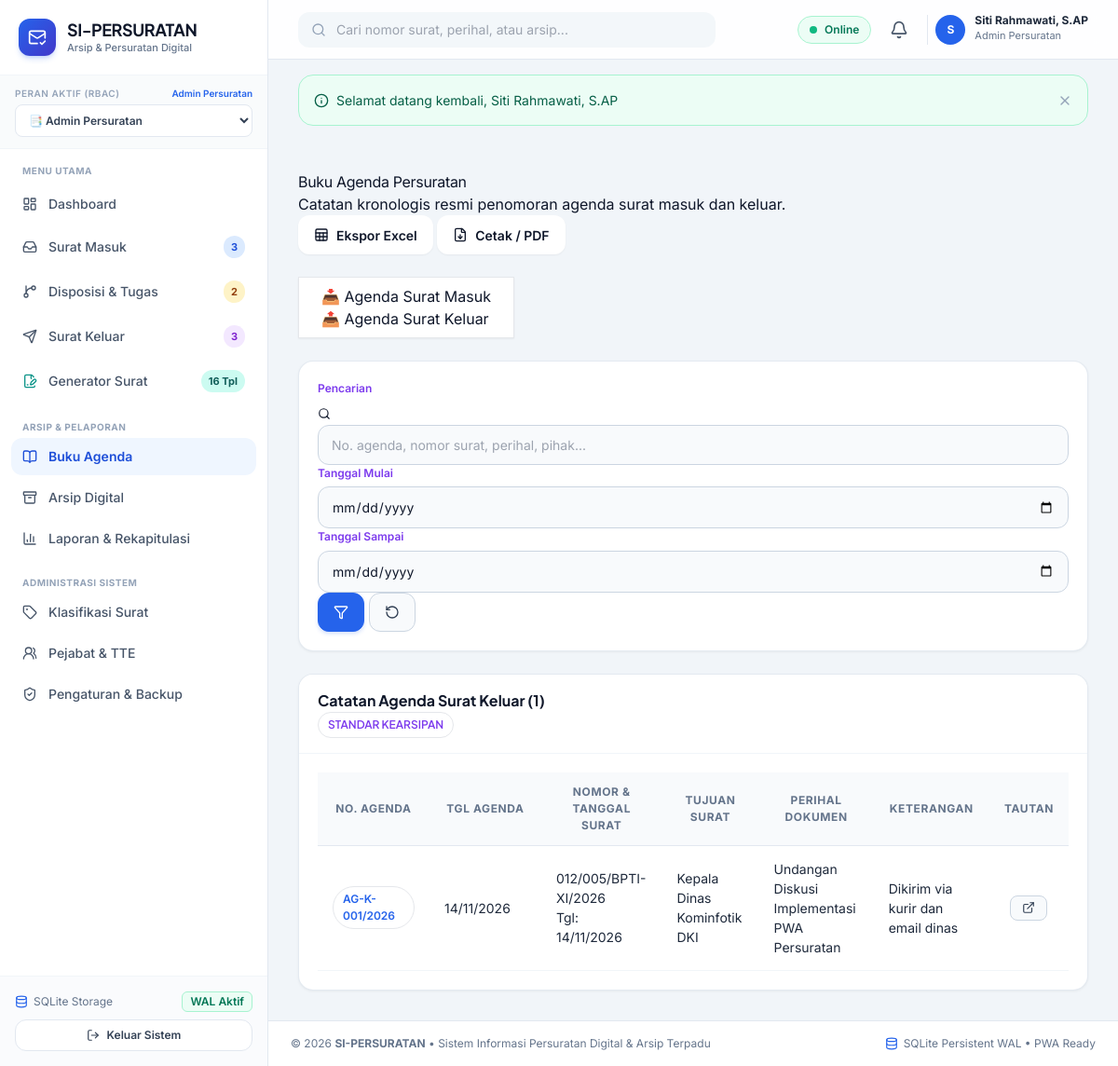
/public/agenda/index.php?jenis=keluar (signed in), run on an earlier commit of the app's database.
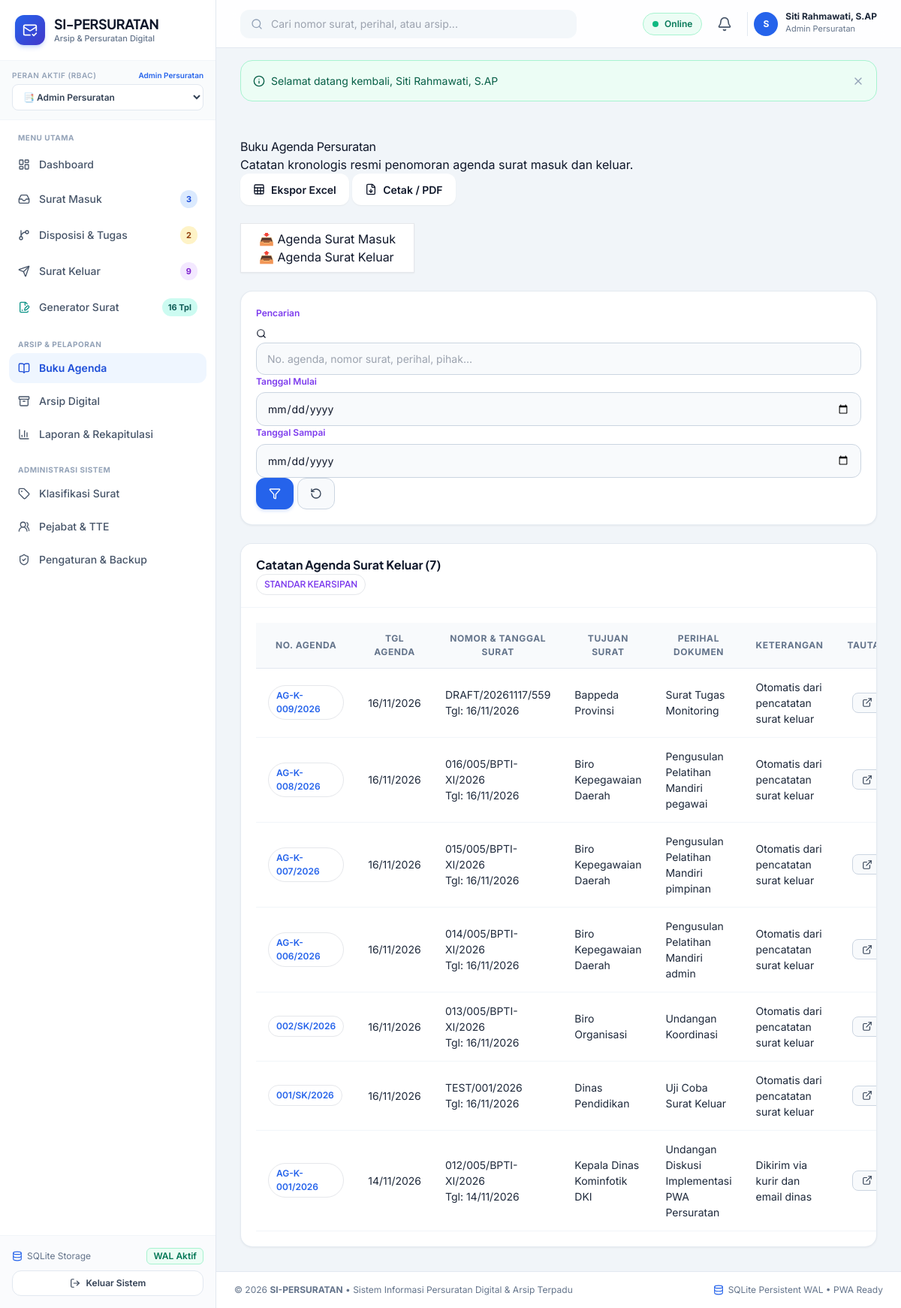
And on a later commit of the database.
### tables this page shows
CREATE TABLE users (
    id INTEGER PRIMARY KEY AUTOINCREMENT,
    username TEXT NOT NULL UNIQUE,
    email TEXT NOT NULL UNIQUE,
    password_hash TEXT NOT NULL,
    full_name TEXT NOT NULL,
    nip TEXT,
    jabatan TEXT,
    phone TEXT,
    role_id INTEGER NOT NULL,
    avatar TEXT,
    is_active INTEGER NOT NULL DEFAULT 1,
    created_at DATETIME DEFAULT CURRENT_TIMESTAMP,
    updated_at DATETIME DEFAULT CURRENT_TIMESTAMP,
    deleted_at DATETIME DEFAULT NULL,
    FOREIGN KEY (role_id) REFERENCES roles (id) ON DELETE RESTRICT
);

CREATE TABLE roles (
    id INTEGER PRIMARY KEY AUTOINCREMENT,
    name TEXT NOT NULL,
    slug TEXT NOT NULL UNIQUE,
    description TEXT,
    created_at DATETIME DEFAULT CURRENT_TIMESTAMP
);

CREATE TABLE agenda_surat (
    id INTEGER PRIMARY KEY AUTOINCREMENT,
    jenis TEXT NOT NULL, -- 'masuk', 'keluar'
    nomor_agenda TEXT NOT NULL,
    tanggal_agenda DATE NOT NULL,
    referensi_id INTEGER NOT NULL,
    nomor_surat TEXT NOT NULL,
    tanggal_surat DATE NOT NULL,
    pengirim_penerima TEXT NOT NULL,
    perihal TEXT NOT NULL,
    keterangan TEXT,
    created_at DATETIME DEFAULT CURRENT_TIMESTAMP
);

### config/app.php (called while the page is built, shortened)
<?php
function url(string $path = ''): string {
    $cleanPath = ltrim($path, '/');
    return BASE_URL . '/' . $cleanPath;
}

### app/helpers/Auth.php (called while the page is built, shortened)
<?php
class Auth {
    public static function check(): bool {
        return isset($_SESSION['user_id']) && !empty($_SESSION['user_id']);
    }
    public static function user(): ?array {
        static $cachedUser = null;
        if ($cachedUser !== null && $cachedUser['id'] === $_SESSION['user_id']) {
            return $cachedUser;
        }
        $db = Database::getInstance();
        $stmt = $db->prepare("
            SELECT u.*, r.name as role_name, r.slug as role_slug
            FROM users u
            JOIN roles r ON u.role_id = r.id
            WHERE u.id = :id AND u.is_active = 1 AND u.deleted_at IS NULL
        ");
        $stmt->execute([':id' => $_SESSION['user_id']]);
        $user = $stmt->fetch();
        $cachedUser = $user;
        return $user;
    }
    public static function can(string $permissionSlug): bool {
        $user = self::user();
        static $permissions = null;
        if ($permissions === null) {
            $db = Database::getInstance();
            $stmt = $db->prepare("
                SELECT p.slug
                FROM permissions p
                JOIN role_permissions rp ON p.id = rp.permission_id
                WHERE rp.role_id = :role_id
            ");
            $stmt->execute([':role_id' => $user['role_id']]);
            $permissions = $stmt->fetchAll(PDO::FETCH_COLUMN);
        }
        return in_array($permissionSlug, $permissions);
    }
}

### app/models/Agenda.php (called while the page is built, shortened)
<?php
class Agenda {
    public static function getAll(array $filters = []): array {
        $db = Database::getInstance();
        $sql = "SELECT * FROM agenda_surat WHERE 1=1";
        $params = [];
        if (!empty($filters['jenis'])) {
            $sql .= " AND jenis = :jenis";
            $params[':jenis'] = $filters['jenis'];
        }
        $sql .= " ORDER BY tanggal_agenda DESC, id DESC";
        $stmt = $db->prepare($sql);
        $stmt->execute($params);
        return $stmt->fetchAll();
    }
}

### public/agenda/index.php (the view, shortened to what the rows shown need)
<?php
require_once __DIR__ . '/../../config/app.php';
if (!Auth::check() || !Auth::can('agenda.view')) {
    Flash::set('danger', 'Akses ditolak.');
    redirect('dashboard.php');
}
$jenis = $_GET['jenis'] ?? 'masuk';
$filters = [
    'jenis' => $jenis,
    'search' => $_GET['search'] ?? '',
    'date_from' => $_GET['date_from'] ?? '',
    'date_to' => $_GET['date_to'] ?? ''
];
$agendaList = Agenda::getAll($filters);
require_once APP_PATH . '/views/layouts/header.php';
?>
<div class="card border-0 shadow-sm rounded-3">
    <div class="card-body p-0">
        <div class="table-responsive">
            <table class="table table-custom mb-0">
                <thead>
                    <tr>
                        <th width="120">No. Agenda</th>
                        <th width="120">Tgl Agenda</th>
                        <th>Nomor & Tanggal Surat</th>
                        <th><?= $jenis === 'masuk' ? 'Pengirim & Instansi' : 'Tujuan Surat' ?></th>
                        <th>Perihal Dokumen</th>
                        <th>Keterangan</th>
                        <th width="80" class="text-center">Tautan</th>
                    </tr>
                </thead>
                <tbody>
                    <?php if (empty($agendaList)): ?>
                        <tr>
                            <td colspan="7" class="text-center text-muted py-5">
                                <i data-lucide="book-open" style="width:40px; height:40px;" class="mb-2 text-secondary opacity-50"></i>
                                <div>Tidak ada catatan agenda yang ditemukan.</div>
                            </td>
                        </tr>
                    <?php else: ?>
                        <?php foreach ($agendaList as $ag): ?>
                            <tr>
                                <td>
                                    <span class="badge bg-light text-primary border font-monospace"><?= htmlspecialchars($ag['nomor_agenda']) ?></span>
                                </td>
                                <td>
                                    <span class="text-dark"><?= date('d/m/Y', strtotime($ag['tanggal_agenda'])) ?></span>
                                </td>
                                <td>
                                    <div class="fw-bold text-dark"><?= htmlspecialchars($ag['nomor_surat']) ?></div>
                                    <div class="text-muted small">Tgl: <?= date('d/m/Y', strtotime($ag['tanggal_surat'])) ?></div>
                                </td>
                                <td>
                                    <div class="fw-semibold text-dark"><?= htmlspecialchars($ag['pengirim_penerima']) ?></div>
                                </td>
                                <td>
                                    <div class="text-truncate" style="max-width: 250px;" title="<?= htmlspecialchars($ag['perihal']) ?>">
                                        <?= htmlspecialchars($ag['perihal']) ?>
                                    </div>
                                </td>
                                <td>
                                    <span class="text-muted small"><?= htmlspecialchars($ag['keterangan'] ?? '-') ?></span>
                                </td>
                                <td class="text-center">
                                    <?php if ($jenis === 'masuk'): ?>
                                        <a href="<?= url('surat_masuk/detail.php') ?>?id=<?= $ag['referensi_id'] ?>" class="btn btn-sm btn-light border p-1" title="Lihat Surat Masuk">
                                            <i data-lucide="external-link" style="width: 14px; height: 14px;"></i>
                                        </a>
                                    <?php else: ?>
                                        <a href="<?= url('surat_keluar/preview.php') ?>?id=<?= $ag['referensi_id'] ?>" class="btn btn-sm btn-light border p-1" title="Lihat Surat Keluar">
                                            <i data-lucide="external-link" style="width: 14px; height: 14px;"></i>
                                        </a>
                                    <?php endif; ?>
                                </td>
                            </tr>
                        <?php endforeach; ?>
                    <?php endif; ?>
                </tbody>
            </table>
        </div>
    </div>
</div>
<?php require_once APP_PATH . '/views/layouts/footer.php'; ?>

### app/views/layouts/header.php (shortened to what the rows shown need)
<!DOCTYPE html>
<html lang="id">
<head>
    <script src="https://cdn.tailwindcss.com"></script>
</head>
<body class="antialiased selection:bg-blue-100 selection:text-blue-900">
<div class="min-h-screen flex flex-col lg:flex-row">
    <?php require_once APP_PATH . '/views/layouts/sidebar.php'; ?>
    <div class="flex-1 flex flex-col min-w-0 pb-20 lg:pb-0">
        <header class="sticky top-0 z-30 bg-white/90 backdrop-blur-md border-b border-slate-200 px-4 lg:px-8 h-16 flex items-center justify-between gap-4">
            <div class="flex items-center gap-2 sm:gap-3">
                <div class="relative">
                    <button onclick="toggleDropdown('user-menu')" class="flex items-center gap-2.5 pl-2 border-l border-slate-200 hover:opacity-90 transition">
                        <div class="w-8 h-8 rounded-full bg-blue-600 text-white font-bold text-xs flex items-center justify-center shadow-xs">
                            <?= strtoupper(substr($currentUser['full_name'] ?? 'U', 0, 1)) ?>
                        </div>
                        <div class="hidden md:block text-left">
                            <p class="text-xs font-bold text-slate-800 leading-none"><?= htmlspecialchars($currentUser['full_name'] ?? 'User') ?></p>
                            <p class="text-[11px] text-slate-500 mt-0.5"><?= htmlspecialchars($currentUser['role_name'] ?? 'Role') ?></p>
                        </div>
                    </button>
                </div>
            </div>
        </header>
        <main class="flex-1 p-4 lg:p-8 max-w-7xl w-full mx-auto space-y-6">

### app/views/layouts/sidebar.php (shortened to what the rows shown need)
<?php
$currentUser = Auth::user();
$currentRoleSlug = $currentUser['role_slug'] ?? 'superadmin';
?>
<aside id="sidebar" class="fixed lg:sticky top-0 left-0 z-50 h-screen w-72 bg-white border-r border-slate-200 flex flex-col transition-transform duration-300 -translate-x-full lg:translate-x-0 shrink-0">
  <div class="p-5 border-b border-slate-100 flex items-center justify-between">
    <a href="<?= url('dashboard.php') ?>" class="flex items-center gap-3 group text-decoration-none">
      <div>
        <h1 class="font-display font-bold text-slate-900 text-lg leading-tight tracking-tight">SI-PERSURATAN</h1>
      </div>
    </a>
  </div>
  <div class="px-4 py-3 bg-slate-50/80 border-b border-slate-100">
    <div class="flex items-center justify-between mb-1">
      <label class="text-[10px] font-semibold uppercase tracking-wider text-slate-400 block">Peran Aktif (RBAC)</label>
      <span class="text-[10px] text-blue-600 font-semibold"><?= htmlspecialchars($currentUser['role_name'] ?? 'User') ?></span>
    </div>
    <div class="relative">
      <select onchange="window.location.href='<?= url('switch_role.php?role=') ?>' + this.value" class="w-full text-xs font-semibold bg-white border border-slate-200 rounded-lg px-2.5 py-2 text-slate-700 focus:outline-none focus:ring-2 focus:ring-blue-500/20 focus:border-blue-600 cursor-pointer">
        <option value="admin_persuratan" <?= $currentRoleSlug === 'admin_persuratan' ? 'selected' : '' ?>>📑 Admin Persuratan</option>
      </select>
    </div>
  </div>
</aside>

What changed in the data, as far as the page shows it:
added agenda_surat: nomor_agenda "AG-K-009/2026", tanggal_agenda "16/11/2026", nomor_surat "DRAFT/20261117/559", tanggal_surat "16/11/2026", pengirim_penerima "Bappeda Provinsi", perihal "Surat Tugas Monitoring", keterangan "Otomatis dari pencatatan surat keluar"
added agenda_surat: nomor_agenda "AG-K-008/2026", tanggal_agenda "16/11/2026", nomor_surat "016/005/BPTI-XI/2026", tanggal_surat "16/11/2026", pengirim_penerima "Biro Kepegawaian Daerah", perihal "Pengusulan Pelatihan Mandiri pegawai", keterangan "Otomatis dari pencatatan surat keluar"
added agenda_surat: nomor_agenda "AG-K-007/2026", tanggal_agenda "16/11/2026", nomor_surat "015/005/BPTI-XI/2026", tanggal_surat "16/11/2026", pengirim_penerima "Biro Kepegawaian Daerah", perihal "Pengusulan Pelatihan Mandiri pimpinan", keterangan "Otomatis dari pencatatan surat keluar"
added agenda_surat: nomor_agenda "AG-K-006/2026", tanggal_agenda "16/11/2026", nomor_surat "014/005/BPTI-XI/2026", tanggal_surat "16/11/2026", pengirim_penerima "Biro Kepegawaian Daerah", perihal "Pengusulan Pelatihan Mandiri admin", keterangan "Otomatis dari pencatatan surat keluar"
added agenda_surat: nomor_agenda "002/SK/2026", tanggal_agenda "16/11/2026", nomor_surat "013/005/BPTI-XI/2026", tanggal_surat "16/11/2026", pengirim_penerima "Biro Organisasi", perihal "Undangan Koordinasi", keterangan "Otomatis dari pencatatan surat keluar"
added agenda_surat: nomor_agenda "001/SK/2026", tanggal_agenda "16/11/2026", nomor_surat "TEST/001/2026", tanggal_surat "16/11/2026", pengirim_penerima "Dinas Pendidikan", perihal "Uji Coba Surat Keluar", keterangan "Otomatis dari pencatatan surat keluar"
Also different on the page:
$badgeSk: "3" → "9"
count($agendaList): "1" → "7"
